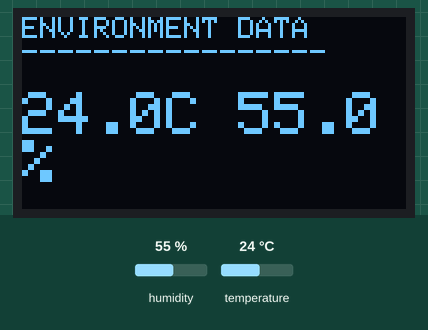
This sketch was run on a simulated ESP32. Parts: 128×64 one-colour display. The inputs (shaded band) are chosen by the test bench; at power-on: humidity 55 %, temperature 24 °C.

Above: at 3.2 s.
3.3 s: humidity set to 22 %
At 5.0 s:
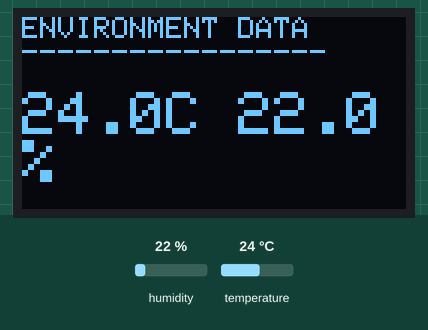
6.0 s: temperature set to 12 °C
At 6.4 s:
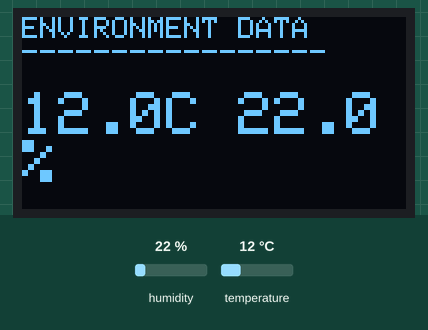
8.7 s: humidity set to 40 %
At 10.5 s:
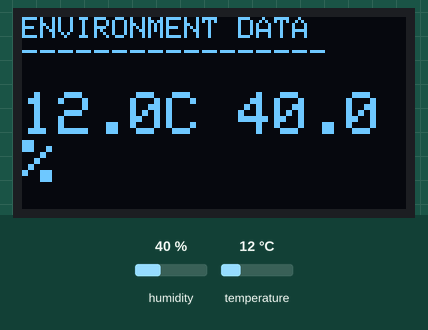
11.7 s: temperature set to 19 °C
At 13.2 s:
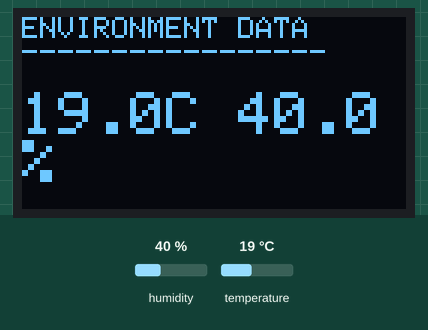
Timing chart, 0 to 14.7 s (numbered marks = the images above; inputs shaded):
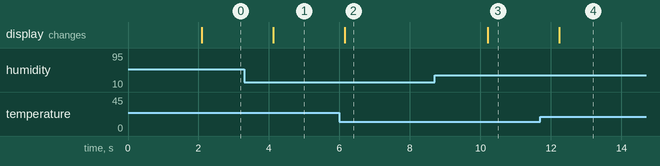

The sketch:

sketch.ino
```cpp
#include <Wire.h>
#include <Adafruit_GFX.h>
#include <Adafruit_SSD1306.h>
#include <DHT.h>

// Configuration for the 128x64 OLED
#define SCREEN_WIDTH 128
#define SCREEN_HEIGHT 64
#define OLED_RESET    -1
#define DHTPIN 15
#define DHTTYPE DHT22

Adafruit_SSD1306 display(SCREEN_WIDTH, SCREEN_HEIGHT, &Wire, OLED_RESET);
DHT dht(DHTPIN, DHTTYPE);

void setup() {
  Serial.begin(115200);
  dht.begin();

  // Initialize OLED display
  if(!display.begin(SSD1306_SWITCHCAPVCC, 0x3C)) {
    Serial.println(F("OLED allocation failed"));
    for(;;);
  }

  display.clearDisplay();
  display.setTextColor(SSD1306_WHITE);
  display.setTextSize(1);
  display.setCursor(0,0);
  display.println("SIDDUSPACE");
  display.println("Smart Home Init...");
  display.display();
  delay(2000);
}

void loop() {
  float h = dht.readHumidity();
  float t = dht.readTemperature();

  // Basic error handling
  if (isnan(h) || isnan(t)) {
    return;
  }

  display.clearDisplay();
  display.setCursor(0,0);
  display.setTextSize(1);
  display.println("ENVIRONMENT DATA");
  display.println("-----------------");

  display.setTextSize(2);
  display.setCursor(0, 25);
  display.print(t, 1); display.print("C ");
  display.print(h, 1); display.print("%");

  display.display();
  delay(2000); // Wait 2 seconds between updates
}
```

Measured:
- after the input at 3.3 s, the display: changes after 0.82 s (image 1)
- after the input at 6.0 s, the display: changes after 0.15 s (image 2)
- after the input at 8.7 s, the display: changes after 1.5 s (image 3)
- after the input at 11.7 s, the display: changes after 0.54 s (image 4)
